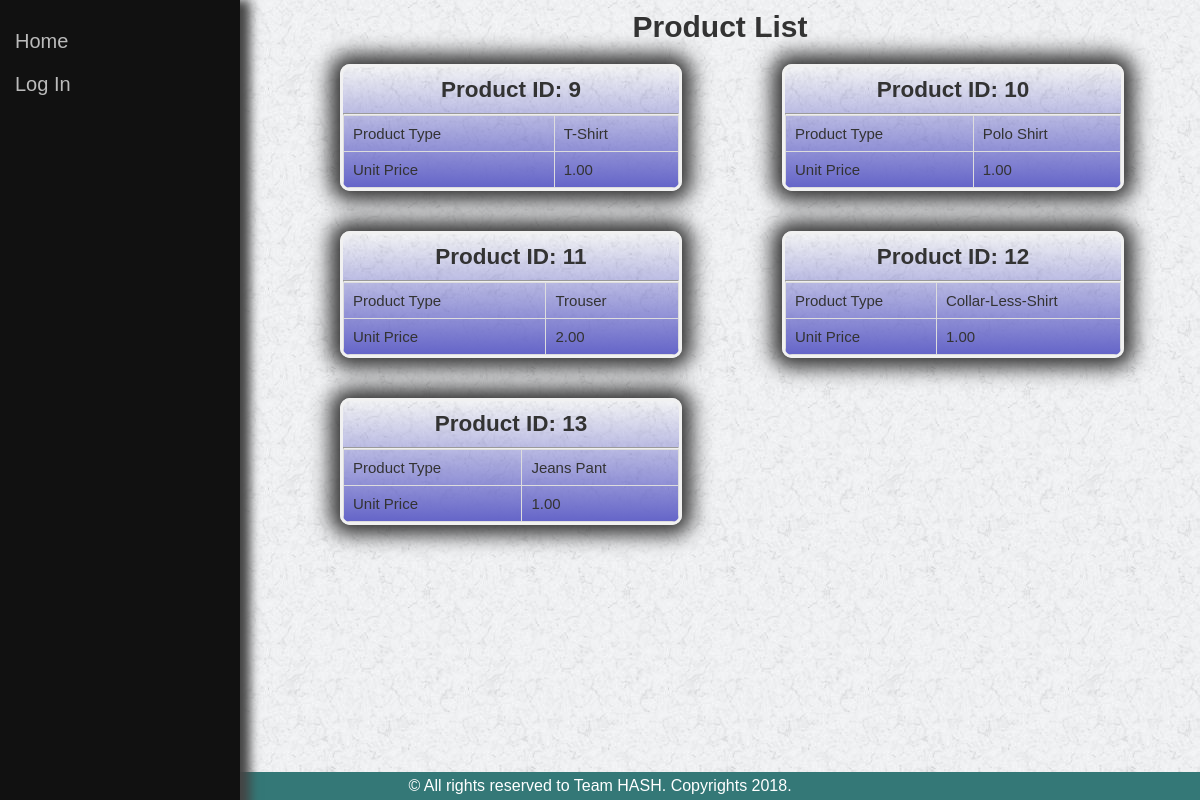
Screenshot of /products/list/ with the database file from the repository.
### products/models.py (models this page shows, shortened)
class ProductType(models.Model):
	product_type = models.CharField(max_length=100, unique=True)
	unit_price = models.DecimalField(max_digits=5, decimal_places=2)

### products/views.py (the view)
# urls.py: url(r'^products/list/$', product_list, name='products'),
def product_list(request):
	products = ProductType.objects.all()
	context = {
		"products":products
	}
	return render(request, "product/list.html", context)

### templates/product/list.html
{% extends 'base.html' %}
{% load staticfiles %}
{% block content %}
<div class="main">
	<h1>Product List</h1>
{% for product in products %}
	<div class="orderview">
		<h2>Product ID: {{ product.id }}</h2>
		<hr>
		<table >
			<tr>
    			<td>Product Type</td>
    			<td>{{ product.product_type }}</td>
    		</tr>
    		<tr>
    			<td>Unit Price</td>
    			<td>{{ product.unit_price }}</td>
  			</tr>
		</table>
	</div>
{% endfor %}
</div>
{% endblock %}

### static/css/style.css (style rules this page uses)
* { margin: 0px; padding: 0px; }
body { font-family: "Arial", sans-serif; color: #333; background-image: url("../images/bodybg.jpg"); background-repeat: repeat; }
.main { float: right; font-size: 15px; width: 80%; }
.main h1 { padding: 10px 0px 10px 0px; text-align: center; }
.orderview h2 { padding: 10px 0px 10px 0px; text-align: center; }
.orderview { border: 3px solid #f1f1f1; border-radius: 10px; width: 35%; margin: 10px 0px 30px 100px; background-image: linear-gradient(to bottom, rgba(250,250,250,0), rgba(100,100,200,1)); box-shadow: 0px 0px 20px 10px #333; overflow: hidden; float: left; }
.orderview table, td, th { border: 1px solid #ddd; text-align: left; }
.orderview table { border-collapse: collapse; width: 100%; }
.orderview th, td { padding: 9px; }

### rows the page displays
ProductType: id "9", product_type "T-Shirt", unit_price "1.00"
ProductType: id "10", product_type "Polo Shirt", unit_price "1.00"
ProductType: id "11", product_type "Trouser", unit_price "2.00"
ProductType: id "12", product_type "Collar-Less-Shirt", unit_price "1.00"
ProductType: id "13", product_type "Jeans Pant", unit_price "1.00"
